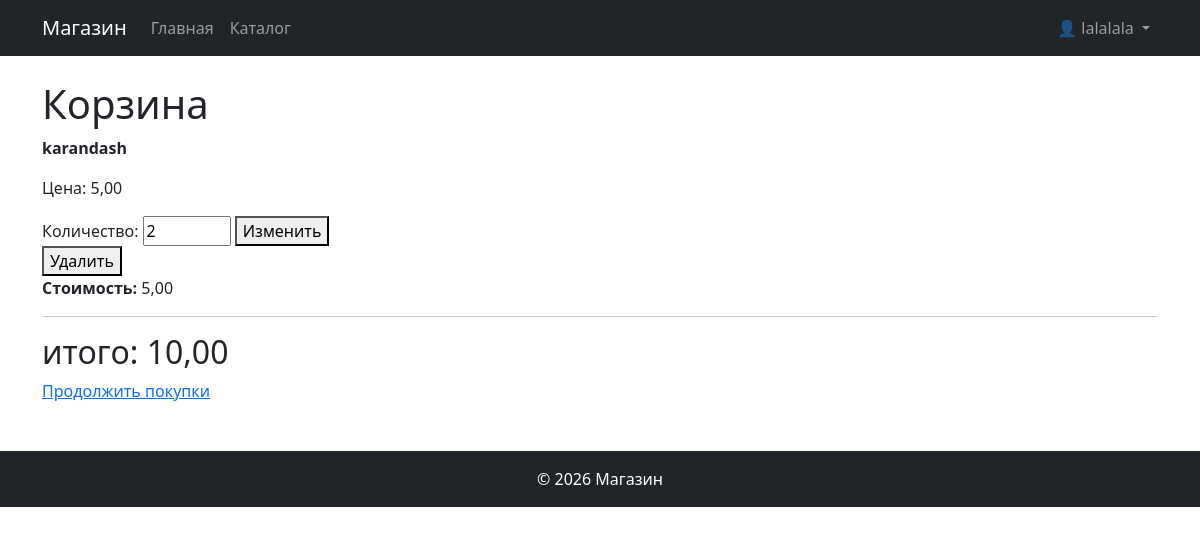
Page /cart/ (signed in) on the earlier database version.
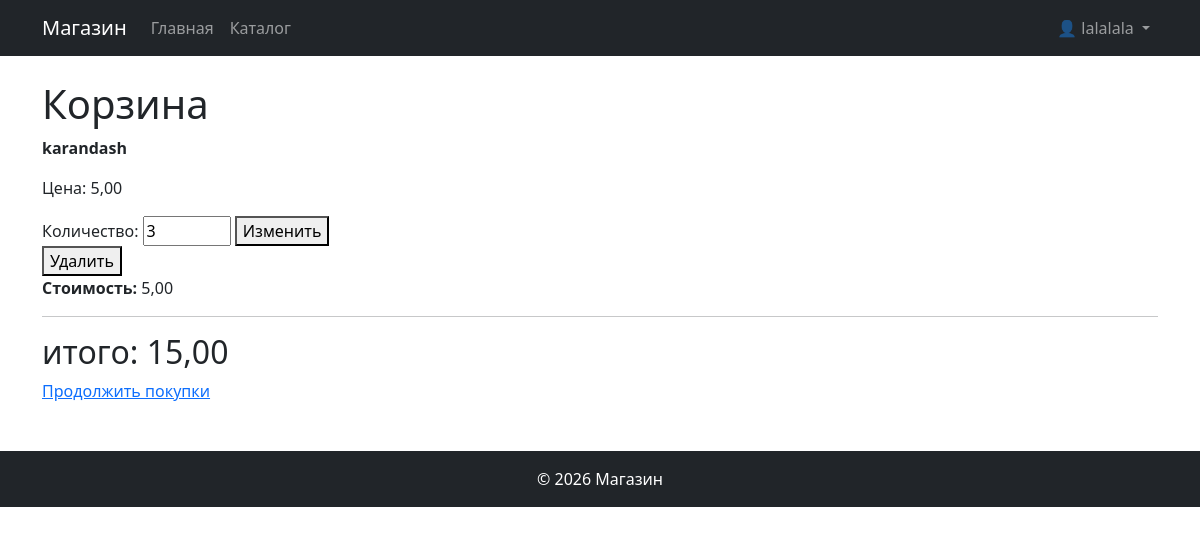
Same page on the later database version.
### shop/models.py (models this page shows, shortened)
class CartItem(models.Model):
    cart = models.ForeignKey(Cart, on_delete = models.CASCADE)
    product = models.ForeignKey(Product, on_delete = models.CASCADE)
    quantity = models.PositiveIntegerField()

class Product(models.Model):
    name = models.CharField(max_length = 200)
    description = models.TextField()
    photo = models.ImageField(upload_to = 'products/', blank = True)
    price = models.DecimalField(max_digits = 10, decimal_places = 2,
    validators = [MinValueValidator(0)])
    stock = models.IntegerField(validators = [MinValueValidator(0)])
    category = models.ForeignKey(Category, on_delete = models.CASCADE)
    manufacturer = models.ForeignKey(Manufacturer, on_delete = models.CASCADE)

### shop/views.py (the view)
# urls.py: path('cart/', views.cart_view, name='cart_view'),
@login_required
def cart_view(request):
    cart, created = Cart.objects.get_or_create(user=request.user)
    cart_items = cart.cartitem_set.all()
    total_price = 0
    for item in cart_items:
        total_price += item.product.price * item.quantity
    return render(request, 'shop/cart.html', {
        'cart_items': cart_items,
        'total_price': total_price
    })

### shop/templates/shop/cart.html (shortened to what this page needs)
{% extends 'shop/base.html' %}
{% block content %}
<h1>Корзина</h1>
{% if cart_items %}
    {% for item in cart_items %}
        <div>
            <p><b>{{ item.product.name }}</b></p>
            <p>Цена: {{ item.product.price }}</p>
            <form method="post" action="/cart/update/{{ item.id }}/">
                <label>Количество:</label>
                <input type="number" name="quantity" value="{{ item.quantity }}" min="1" max="{{ item.product.stock }}">
                <button type="submit">Изменить</button>
            </form>
            <form method="post" action="/cart/remove/{{ item.id }}/">
                <button type="submit">Удалить</button>
            </form>
            <p><b>Стоимость:</b> {{ item.product.price}}</p>
        </div>
        <hr>
    {% endfor %}
    <h2>итого: {{ total_price }}</h2>
{% else %}
    <p>Корзина пуста</p>
{% endif %}
<a href="/catalog/">Продолжить покупки</a>
{% endblock %}

Differences in the rows shown:
changed CartItem "karandash": quantity "2" → "3"
Other differences:
{{ total_price }}: "10,00" → "15,00"
